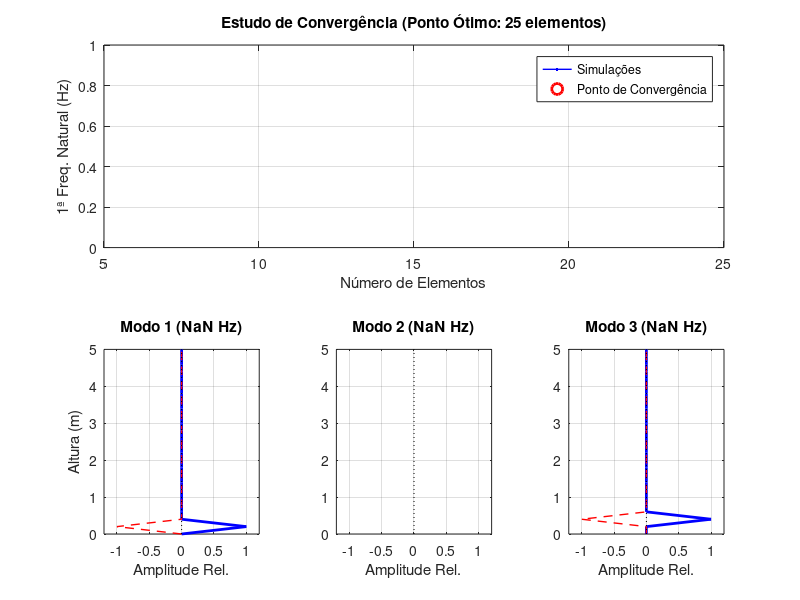

MATLAB code for this plot: (Note: this script raises an error after producing the figure.)
%PEC_A - Análise Modal e Convergência de Elementos Finitos
clear; clc;

L_total   = input('Total Lenght (m): ');      
d_ext_mm  = input('External diameter (mm): ');
thick_mm  = input('Thickness (mm): ');
n_sim     = input('Número de simulações (n): ');
numel_base = input('Nº de Elementos inicial: ');
numel_inc  = input('Incremento de elementos: ');

disp(' ')
disp('Material:')
disp('-----------------------------------------')
disp('0 - Stainless Steel')
disp('1 - Aluminium')
disp('2 - PVC')
disp('3 for Other')
disp('-----------------------------------------')
material = input(' < ');
   
if isempty(material) || material < 0 || material > 3
    disp('--------------------------')
    disp('ERROR IN INPUT ')
    disp('Material has been set to 0 (Steel)')
    disp('--------------------------')
    material = 0;
end

if material == 0
    dens  = 7850;        
    Y_MOD = 210;         
    n2 = 'Aço';
elseif material == 1
    dens  = 2700;        
    Y_MOD = 70;          
    n2 = 'Alumínio';
elseif material == 2
    dens  = 1300;          
    Y_MOD = 2.41;          
    n2 = 'PVC';
else
    dens  = input('Material density (kg/m3): ');
    Y_MOD = input('Young Modulus (GPa): ');
    n2 = input('Nome do Material: ');
end
 
E = Y_MOD * 1e9; 

disp(' ')
disp('Tipo de Torre:')
disp('-----------------------------------------')
disp('0 - Lisa')
disp('1 - Flangeada')
disp('2 - Encaixe')
disp('-----------------------------------------')
torre = input(' < ');

posicoes_flange = []; 
massa_f = 0; 
J_flange = 0;
n_encaixes = 0;
n1 = ''; n3 = ''; n4 = '';

if isempty(torre) || torre < 0 || torre > 2
    disp('--------------------------')
    disp('ERROR IN INPUT ')
    disp('Torre has been set to 0 (Lisa)')
    disp('--------------------------')
    torre = 0;
end

if torre == 0
    posicoes_flange = [];
    n1 = 'Lisa';

elseif torre == 1
    n1 = 'Flangeada';
    disp(' ')
    n_flanges = input('\n Quantas flanges deseja adicionar? ');
    d_ext_f = input('Diâmetro Externo das Flanges (mm): ');
    massa_f = input('Massa de cada flange (Kg): ');

    posicoes_flange = zeros(1, n_flanges);
    for p = 1:n_flanges
        posicoes_flange(p) = input(['Posição da flange ' num2str(p) ' (0 a 1 da altura): ']);
    end
    
    disp(' ')
    disp('Haverá variação de diâmetro entre as secções?')
    disp('0 - Não (Diâmetro constante em toda a torre)')
    disp('1 - Sim (Definir diâmetro para cada secção)')
    var_diam = input(' < ');
    
    if var_diam == 1
        n3 = 'com variação de diâmetro entre secções';
        diams_seccoes = zeros(1, n_flanges + 1);
        
        diams_seccoes(1) = d_ext_mm; 
        fprintf('Diâmetro da secção 1 (Base): %.0f mm (definido no início)\n', d_ext_mm);
        
        for s = 2:n_flanges + 1
            diams_seccoes(s) = input(['Diâmetro da secção ' num2str(s) ' (mm): ']);
        end
    else
        n3 = 'sem variação de diâmetro entre secções';
        diams_seccoes = ones(1, n_flanges + 1) * d_ext_mm;
    end
    
    r_ext_f = (d_ext_f / 2) / 1000;
    r_int_f = ((diams_seccoes(1)/2) - thick_mm) / 1000; 
    J_flange = 0.5 * massa_f * (r_ext_f^2 + r_int_f^2);

    if isempty(posicoes_flange)
        posicoes_flange = []; 
        fprintf('Nenhuma flange adicionada.\n');
    end
    

elseif torre == 2
    n1 = 'de Encaixe';
    
    disp(' ')
    disp('A geometria base da torre é:')
    disp('0 - Telescópica (Diâmetro constante)')
    disp('1 - Cónica (Variação linear de diâmetro)')
    tipo_geo = input(' < ');
    
    if tipo_geo == 1
        n4 = 'Telescópica (Diâmetro constante)';
        d_topo_mm = input('Diâmetro no Topo (mm): ');
    else
        n4 = 'Cónica (Variação linear de diâmetro)';
    end

    n_encaixes = input('Quantos encaixes deseja adicionar? ');
    pos_encaixe_perc = zeros(1, n_encaixes);
    L_overlap = zeros(1, n_encaixes);
    thick_int_mm = zeros(1, n_encaixes);
    
    for j = 1:n_encaixes
        disp(' ')
        fprintf('\n--- Dados do Encaixe nº%d ---\n', j);
        pos_encaixe_perc(j) = input('Posição do início do encaixe (0 a 1 da altura): ');
        L_overlap(j) = input('Comprimento da sobreposição/overlap (m): ');
        thick_int_mm(j) = input('Espessura do tubo interno no encaixe (mm): ');
    end
end

r_ext = (d_ext_mm / 1000) / 2;
r_int = r_ext - (thick_mm / 1000);
Area = pi * (r_ext^2 - r_int^2);
I_moment = (pi/4) * (r_ext^4 - r_int^4); 
rho_a = dens * Area;

r_int_f = r_ext; 

res_f = zeros(n_sim, 1); 
res_n = zeros(n_sim, 1);


for k = 1:n_sim
    NUMEL = numel_base + (k-1)*numel_inc;
    res_n(k) = NUMEL;
    le = L_total / NUMEL;
    
    NDOF = 2 * (NUMEL + 1);
    K_global = zeros(NDOF, NDOF);
    M_global = zeros(NDOF, NDOF);
    
    for i = 1:NUMEL
        z_mid = (i - 0.5) * le;
        z_perc = z_mid / L_total; 
        
        if torre == 1
            idx_s = sum(z_perc > posicoes_flange) + 1;
            d_atual_mm = diams_seccoes(idx_s);
            
        elseif torre == 2 && tipo_geo == 1
            d_atual_mm = d_ext_mm - (d_ext_mm - d_topo_mm) * z_perc;
            
        else
            d_atual_mm = d_ext_mm; 
        end
        
        r_ext_at = (d_atual_mm / 1000) / 2;
        r_int_at = r_ext_at - (thick_mm / 1000);
        I_atual = (pi/4) * (r_ext_at^4 - r_int_at^4);
        Area_atual = pi * (r_ext_at^2 - r_int_at^2);
        
        if torre == 2
            for j = 1:n_encaixes
                z_enc_ini = pos_encaixe_perc(j) * L_total;
                z_enc_fim = z_enc_ini + L_overlap(j);
                
                if z_mid >= z_enc_ini && z_mid <= z_enc_fim
                    r_ext_in = r_int_at; 
                    r_int_in = r_ext_in - (thick_int_mm(j) / 1000);
                    
                    I_atual = I_atual + (pi/4) * (r_ext_in^4 - r_int_in^4);
                    Area_atual = Area_atual + pi * (r_ext_in^2 - r_int_in^2);
                    break; 
                end
            end
        end
        
        rho_a_atual = dens * Area_atual;
        ke = (E * I_atual / le^3) * [12, 6*le, -12, 6*le; 6*le, 4*le^2, -6*le, 2*le^2; -12, -6*le, 12, -6*le; 6*le, 2*le^2, -6*le, 4*le^2];
        me = (rho_a_atual * le / 420) * [156, 22*le, 54, -13*le; 22*le, 4*le^2, 13*le, -3*le^2; 54, 13*le, 156, -22*le; -13*le, -3*le^2, -22*le, 4*le^2];
        
        idx = (2*i-1):(2*i+2);
        K_global(idx, idx) = K_global(idx, idx) + ke;
        M_global(idx, idx) = M_global(idx, idx) + me;
    end

    for p = 1:length(posicoes_flange)
        no_flange = round(posicoes_flange(p) * NUMEL) + 1;
        idx_trans = 2 * no_flange - 1;
        idx_rot = 2 * no_flange;
        M_global(idx_trans, idx_trans) = M_global(idx_trans, idx_trans) + massa_f;
        M_global(idx_rot, idx_rot) = M_global(idx_rot, idx_rot) + J_flange;
    end

    K_red = K_global(3:end, 3:end);
    M_red = M_global(3:end, 3:end);
    [V, D] = eig(K_red, M_red);
    frequencias = sort(sqrt(diag(D))) / (2*pi);
    
    res_f(k) = frequencias(1); 
end

if torre == 0
    tol = 1e-7; 
    min_sim_analise = 5;
    
elseif torre == 1
    if var_diam == 1
        tol = 1e-2;
        min_sim_analise = 15; 
    else
        tol = 1e-4;
        min_sim_analise = 10;
    end
    
elseif torre == 2
    if tipo_geo == 1
        tol = 1e-5;
        min_sim_analise = 20; 
    else
        tol = 1e-3;
        min_sim_analise = 20;
    end
end

idx_conv = n_sim; 
for k = 2:n_sim
    variacao = abs(res_f(k) - res_f(k-1)) / res_f(k-1);
    if variacao < tol && k >= min_sim_analise
        idx_conv = k;
        break;
    end
end

for k = 2:n_sim
    variacao = abs(res_f(k) - res_f(k-1)) / res_f(k-1);
    if variacao < tol && k > min_sim_analise
        idx_conv = k;
        break;
    end
end
numel_otimo = res_n(idx_conv);

fprintf('\n=================================================');
fprintf('\n   RESULTADOS DA ANÁLISE MODAL (Ponto Ótimo)');
fprintf('\n=================================================');
fprintf('\n Torre Selecionada: %s %s %s', n1, n3, n4);
fprintf('\n Material Selecionado: %s', n2);
fprintf('\n-------------------------------------------------');
for m = 1:3
    fprintf('\n Frequência Natural Modo %d: %.4f Hz', m, frequencias(m));
end
fprintf('\n=================================================\n');

n_nos = NUMEL + 1;
NDOF_total = 2 * n_nos;
V_completo = zeros(NDOF_total, size(V, 2));
V_completo(3:end, :) = V; 

indices_trans = 1:2:NDOF_total; 
H_plot = linspace(0, L_total, n_nos);

figure('Color', 'w', 'Name', 'Convergência e Modos de Vibração');

subplot(2, 3, 1:3); 
plot(res_n, res_f, '-b.', 'LineWidth', 1); hold on;
plot(numel_otimo, res_f(idx_conv), 'ro', 'MarkerSize', 10, 'LineWidth', 2);
grid on;
title(['Estudo de Convergência (Ponto Ótimo: ' num2str(numel_otimo) ' elementos)']);
xlabel('Número de Elementos'); 
ylabel('1ª Freq. Natural (Hz)');
legend('Simulações', 'Ponto de Convergência');

for m = 1:3
    subplot(2, 3, m + 3);
    modo_lateral = V_completo(indices_trans, m);
    modo_norm = modo_lateral / max(abs(modo_lateral));
    
    plot(modo_norm, H_plot, 'b', 'LineWidth', 2); hold on;
    plot(-modo_norm, H_plot, 'r--', 'LineWidth', 1);
    plot([0 0], [0 L_total], 'k:'); 
    
    title(['Modo ' num2str(m) ' (' num2str(frequencias(m), 4) ' Hz)']);
    xlabel('Amplitude Rel.');
    if m == 1, ylabel('Altura (m)'); end
    grid on;
    axis([-1.2 1.2 0 L_total]);
end

fprintf('\n--- A iniciar exportação para Excel ---\n');

nomeArquivoExcel = 'Resultados_Frequencias.xlsx';
nomeFolha = 'Comparação de Torres';

if ~exist('frequencias', 'var') || isempty(frequencias)
    error('ERRO: A variável "frequencias" não existe ou está vazia!');
end

try
    nome_exibicao = strtrim(sprintf('%s %s %s', n1, n3, n4));
    
    r_ext_m = (d_ext_mm / 2) / 1000;
    r_int_m = r_ext_m - (thick_mm / 1000);
    area_m2 = pi * (r_ext_m^2 - r_int_m^2);
    massa_tubo = area_m2 * L_total * dens;
    massa_final = massa_tubo + (length(posicoes_flange) * massa_f);

    novaLinha = {nome_exibicao, n2, frequencias(1), frequencias(2), frequencias(3), massa_final};
    cabecalhos = {'Tipo_de_Torre', 'Material', 'Modo_1_Hz', 'Modo_2_Hz', 'Modo_3_Hz', 'Massa_Total_kg'};
    
    disp('-> Dados preparados com sucesso.');
catch ME
    fprintf('ERRO ao preparar dados: %s\n', ME.message);
end

try
    if exist(nomeArquivoExcel, 'file')
        disp('-> O ficheiro já existe. A tentar anexar...');
        opts = detectImportOptions(nomeArquivoExcel, 'Sheet', nomeFolha);
        tabelaAtual = readtable(nomeArquivoExcel, opts, 'Sheet', nomeFolha);
        
        novaTabela = cell2table(novaLinha, 'VariableNames', tabelaAtual.Properties.VariableNames);
        tabelaFinal = [tabelaAtual; novaTabela];
        
        writetable(tabelaFinal, nomeArquivoExcel, 'Sheet', nomeFolha);
    else
        disp('-> O ficheiro não existe. A criar novo...');
        T = cell2table(novaLinha, 'VariableNames', cabecalhos);
        writetable(T, nomeArquivoExcel, 'Sheet', nomeFolha);
    end
    fprintf('-> SUCESSO: Dados gravados em %s\n', fullfile(pwd, nomeArquivoExcel));
catch ME
    fprintf('ERRO CRÍTICO na gravação: %s\n', ME.message);
    if contains(ME.message, 'permission', 'IgnoreCase', true)
        disp('Sugerido: FECHA O EXCEL! O ficheiro está bloqueado.');
    end
end

if ~exist('diams_seccoes', 'var')
    diams_seccoes = repmat(d_ext_mm, 1, NUMEL); 
end

E_pa = Y_MOD * 1e9; 

save('propriedades_torre.mat', 'M_red', 'K_red', 'frequencias', 'L_total', 'thick_mm', 'diams_seccoes', 'E_pa', 'dens', 'NUMEL');
